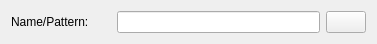
<?xml version="1.0" encoding="UTF-8"?>
<ui version="4.0">
 <class>ProfileDataSingleFileWidgetUI</class>
 <widget class="QWidget" name="ProfileDataSingleFileWidgetUI">
  <property name="geometry">
   <rect>
    <x>0</x>
    <y>0</y>
    <width>377</width>
    <height>39</height>
   </rect>
  </property>
  <layout class="QGridLayout" name="gridLayout">
   <item row="0" column="0">
    <widget class="QLabel" name="label_pattern">
     <property name="minimumSize">
      <size>
       <width>100</width>
       <height>0</height>
      </size>
     </property>
     <property name="text">
      <string>Name/Pattern:</string>
     </property>
    </widget>
   </item>
   <item row="0" column="1">
    <widget class="KLineEdit" name="klineedit_pattern"/>
   </item>
   <item row="0" column="2">
    <widget class="KPushButton" name="kpushbutton_pattern"/>
   </item>
   <item row="1" column="1">
    <spacer name="verticalSpacer">
     <property name="orientation">
      <enum>Qt::Vertical</enum>
     </property>
     <property name="sizeHint" stdset="0">
      <size>
       <width>20</width>
       <height>3</height>
      </size>
     </property>
    </spacer>
   </item>
  </layout>
 </widget>
 <customwidgets>
  <customwidget>
   <class>KPushButton</class>
   <extends>QPushButton</extends>
   <header>kpushbutton.h</header>
  </customwidget>
  <customwidget>
   <class>KLineEdit</class>
   <extends>QLineEdit</extends>
   <header>klineedit.h</header>
  </customwidget>
 </customwidgets>
 <resources/>
 <connections/>
</ui>
